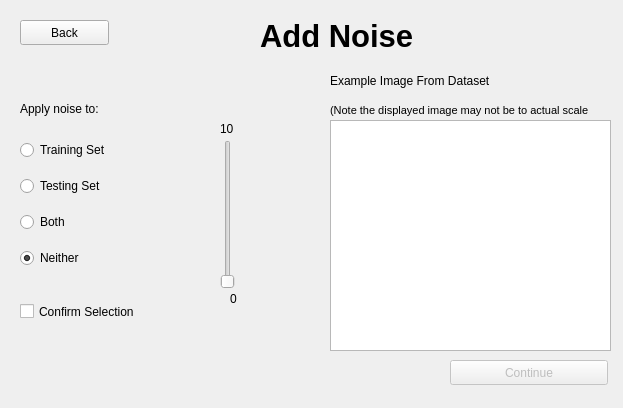
<?xml version="1.0" encoding="UTF-8"?>
<ui version="4.0">
 <class>addNoise</class>
 <widget class="QWidget" name="addNoise">
  <property name="geometry">
   <rect>
    <x>0</x>
    <y>0</y>
    <width>623</width>
    <height>408</height>
   </rect>
  </property>
  <property name="windowTitle">
   <string>Add Noise</string>
  </property>
  <widget class="QLabel" name="label">
   <property name="geometry">
    <rect>
     <x>260</x>
     <y>10</y>
     <width>171</width>
     <height>51</height>
    </rect>
   </property>
   <property name="font">
    <font>
     <pointsize>23</pointsize>
     <weight>75</weight>
     <bold>true</bold>
    </font>
   </property>
   <property name="text">
    <string>Add Noise</string>
   </property>
  </widget>
  <widget class="QWidget" name="horizontalLayoutWidget">
   <property name="geometry">
    <rect>
     <x>20</x>
     <y>130</y>
     <width>181</width>
     <height>151</height>
    </rect>
   </property>
   <layout class="QHBoxLayout" name="horizontalLayout">
    <item>
     <layout class="QVBoxLayout" name="verticalLayout">
      <item>
       <widget class="QRadioButton" name="train">
        <property name="text">
         <string>Training Set</string>
        </property>
       </widget>
      </item>
      <item>
       <widget class="QRadioButton" name="test">
        <property name="text">
         <string>Testing Set</string>
        </property>
       </widget>
      </item>
      <item>
       <widget class="QRadioButton" name="both">
        <property name="text">
         <string>Both</string>
        </property>
       </widget>
      </item>
      <item>
       <widget class="QRadioButton" name="neither">
        <property name="enabled">
         <bool>true</bool>
        </property>
        <property name="text">
         <string>Neither</string>
        </property>
        <property name="checkable">
         <bool>true</bool>
        </property>
        <property name="checked">
         <bool>true</bool>
        </property>
       </widget>
      </item>
     </layout>
    </item>
   </layout>
  </widget>
  <widget class="QLabel" name="label_2">
   <property name="geometry">
    <rect>
     <x>330</x>
     <y>70</y>
     <width>211</width>
     <height>21</height>
    </rect>
   </property>
   <property name="text">
    <string>Example Image From Dataset</string>
   </property>
  </widget>
  <widget class="QLabel" name="label_3">
   <property name="geometry">
    <rect>
     <x>20</x>
     <y>100</y>
     <width>181</width>
     <height>17</height>
    </rect>
   </property>
   <property name="text">
    <string>Apply noise to:</string>
   </property>
  </widget>
  <widget class="QPushButton" name="back">
   <property name="geometry">
    <rect>
     <x>20</x>
     <y>20</y>
     <width>89</width>
     <height>25</height>
    </rect>
   </property>
   <property name="text">
    <string>Back</string>
   </property>
  </widget>
  <widget class="QCheckBox" name="confirm">
   <property name="geometry">
    <rect>
     <x>20</x>
     <y>300</y>
     <width>158</width>
     <height>23</height>
    </rect>
   </property>
   <property name="text">
    <string>Confirm Selection</string>
   </property>
  </widget>
  <widget class="QPushButton" name="continue1">
   <property name="enabled">
    <bool>false</bool>
   </property>
   <property name="geometry">
    <rect>
     <x>450</x>
     <y>360</y>
     <width>158</width>
     <height>25</height>
    </rect>
   </property>
   <property name="text">
    <string>Continue</string>
   </property>
  </widget>
  <widget class="QLabel" name="label_4">
   <property name="geometry">
    <rect>
     <x>330</x>
     <y>100</y>
     <width>271</width>
     <height>20</height>
    </rect>
   </property>
   <property name="font">
    <font>
     <pointsize>8</pointsize>
    </font>
   </property>
   <property name="text">
    <string>(Note the displayed image may not be to actual scale</string>
   </property>
  </widget>
  <widget class="QGraphicsView" name="graphicsView">
   <property name="geometry">
    <rect>
     <x>330</x>
     <y>120</y>
     <width>281</width>
     <height>231</height>
    </rect>
   </property>
  </widget>
  <widget class="QSlider" name="noiseSlider">
   <property name="geometry">
    <rect>
     <x>220</x>
     <y>140</y>
     <width>15</width>
     <height>149</height>
    </rect>
   </property>
   <property name="maximum">
    <number>99</number>
   </property>
   <property name="orientation">
    <enum>Qt::Vertical</enum>
   </property>
  </widget>
  <widget class="QLabel" name="label_5">
   <property name="geometry">
    <rect>
     <x>220</x>
     <y>120</y>
     <width>31</width>
     <height>17</height>
    </rect>
   </property>
   <property name="text">
    <string>10</string>
   </property>
  </widget>
  <widget class="QLabel" name="label_6">
   <property name="geometry">
    <rect>
     <x>230</x>
     <y>290</y>
     <width>21</width>
     <height>17</height>
    </rect>
   </property>
   <property name="text">
    <string>0</string>
   </property>
  </widget>
 </widget>
 <resources/>
 <connections/>
</ui>
